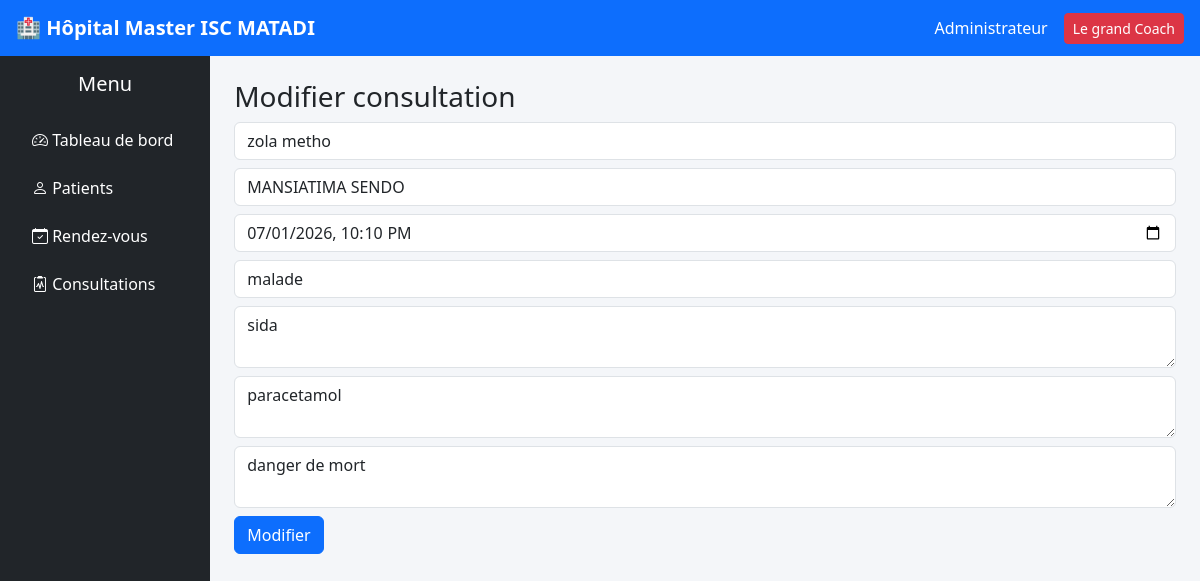
Screenshot of /consultations/modifier.php?id=1 with the database file from the repository.
### tables this page shows
CREATE TABLE `consultations` (
  `id` int(11) NOT NULL,
  `patient_id` int(11) NOT NULL,
  `medecin_id` int(11) NOT NULL,
  `rendez_vous_id` int(11) DEFAULT NULL,
  `date_consultation` datetime NOT NULL,
  `motif` varchar(255) DEFAULT NULL,
  `diagnostic` text DEFAULT NULL,
  `traitement` text DEFAULT NULL,
  `observation` text DEFAULT NULL
);

CREATE TABLE `patients` (
  `id` int(11) NOT NULL,
  `numero_patient` varchar(20) NOT NULL,
  `nom` varchar(100) NOT NULL,
  `prenom` varchar(100) NOT NULL,
  `sexe` enum('Masculin','Feminin') NOT NULL,
  `date_naissance` date DEFAULT NULL,
  `adresse` varchar(255) DEFAULT NULL,
  `telephone` varchar(20) DEFAULT NULL,
  `date_enregistrement` timestamp NOT NULL DEFAULT current_timestamp()
);

CREATE TABLE `medecins` (
  `id` int(11) NOT NULL,
  `nom` varchar(100) NOT NULL,
  `prenom` varchar(100) NOT NULL,
  `specialite` varchar(100) DEFAULT NULL,
  `telephone` varchar(20) DEFAULT NULL,
  `email` varchar(100) DEFAULT NULL
);

### consultations/modifier.php (the view, shortened to what this page needs)
<?php
$db = new Database();
$conn = $db->connecter();
$id = $_GET['id'];
$stmt = $conn->prepare("SELECT * FROM consultations WHERE id = ?");
$stmt->execute([$id]);
$c = $stmt->fetch();
$patients = $conn->query("SELECT id, nom, prenom FROM patients")->fetchAll();
$medecins = $conn->query("SELECT id, nom, prenom FROM medecins")->fetchAll();
?>
<?php include "../includes/header.php"; ?>
<?php include "../includes/navbar.php"; ?>
<?php include "../includes/sidebar.php"; ?>
<h3>Modifier consultation</h3>
<form method="POST">
    <select name="patient_id" class="form-control mb-2">
        <?php foreach ($patients as $p): ?>
            <option value="<?= $p['id'] ?>"
                <?= $p['id'] == $c['patient_id'] ? 'selected' : '' ?>>
                <?= $p['nom'] . " " . $p['prenom'] ?>
            </option>
        <?php endforeach; ?>
    </select>
    <select name="medecin_id" class="form-control mb-2">
        <?php foreach ($medecins as $m): ?>
            <option value="<?= $m['id'] ?>"
                <?= $m['id'] == $c['medecin_id'] ? 'selected' : '' ?>>
                <?= $m['nom'] . " " . $m['prenom'] ?>
            </option>
        <?php endforeach; ?>
    </select>
    <input type="datetime-local" name="date_consultation"
           value="<?= str_replace(' ', 'T', $c['date_consultation']) ?>"
           class="form-control mb-2">
    <input type="text" name="motif"
           value="<?= $c['motif'] ?>"
           class="form-control mb-2">
    <textarea name="diagnostic" class="form-control mb-2"><?= $c['diagnostic'] ?></textarea>
    <textarea name="traitement" class="form-control mb-2"><?= $c['traitement'] ?></textarea>
    <textarea name="observation" class="form-control mb-2"><?= $c['observation'] ?></textarea>
    <button type="submit" name="update" class="btn btn-primary">
        Modifier
    </button>
</form>
<?php include "../includes/footer.php"; ?>

### assets/css/style.css (style rules this page uses)
body { background-color: #f4f6f9; }

### rows the page displays
consultations: patient_id "zola metho", medecin_id "MANSIATIMA SENDO", date_consultation "07/01/2026 22:10", motif "malade", diagnostic "sida", traitement "paracetamol", observation "danger de mort"
